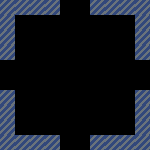

Rendered tile map (Tiled .tmx) drawn with the repository's tilesets; below, a short description and the full map source, tile grids included:
An orthogonal 10x10 tile map with 15x15 px tiles, 1 tile layer (Layer) and 1 object (68).

<map version="1.2" tiledversion="1.2.4" orientation="orthogonal" renderorder="right-down" width="10" height="10" tilewidth="15" tileheight="15" infinite="0" nextlayerid="13" nextobjectid="27">
 <tileset firstgid="1" source="tileset.tsx" />
 <layer id="7" name="Layer" width="10" height="10">
  <data encoding="csv">
4,4,4,4,0,0,4,4,4,4,
4,0,0,0,0,0,0,0,0,4,
4,0,0,0,0,0,0,0,0,4,
4,0,0,0,0,0,0,0,0,4,
0,0,0,0,0,0,0,0,0,0,
0,0,0,0,0,0,0,0,0,0,
4,0,0,0,0,0,0,0,0,4,
4,0,0,0,0,0,0,0,0,4,
4,0,0,0,0,0,0,0,0,4,
4,4,4,4,0,0,4,4,4,4
</data>
 </layer>
 <objectgroup id="12" name="Cha">
  <object id="21" name="68" x="75" y="75" width="15" height="15" />
 </objectgroup>
</map>
